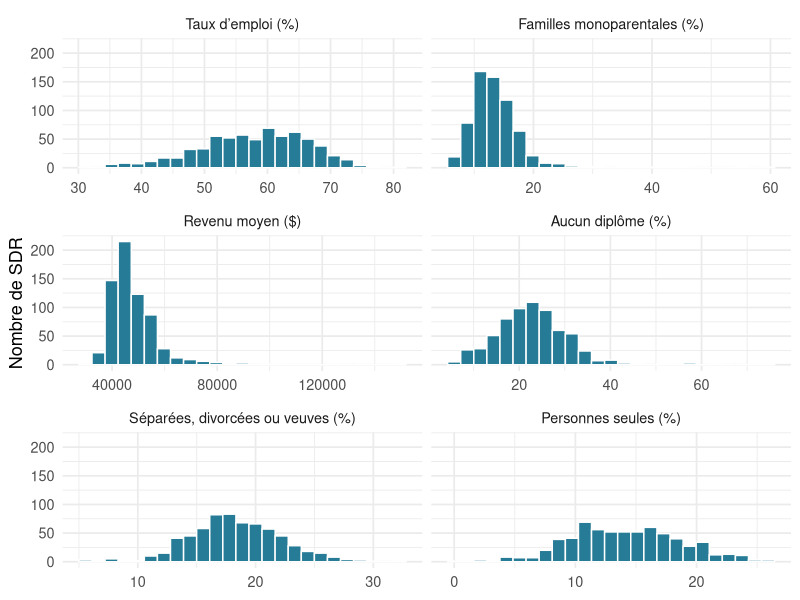
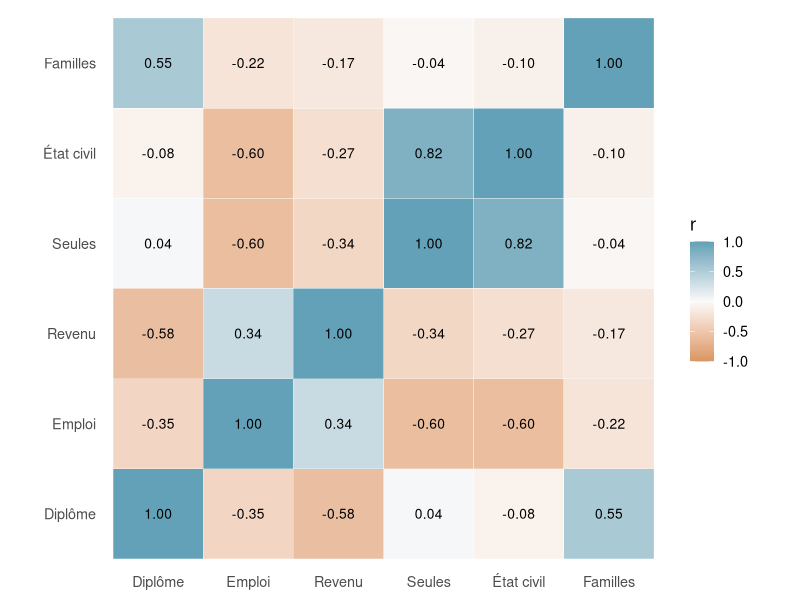
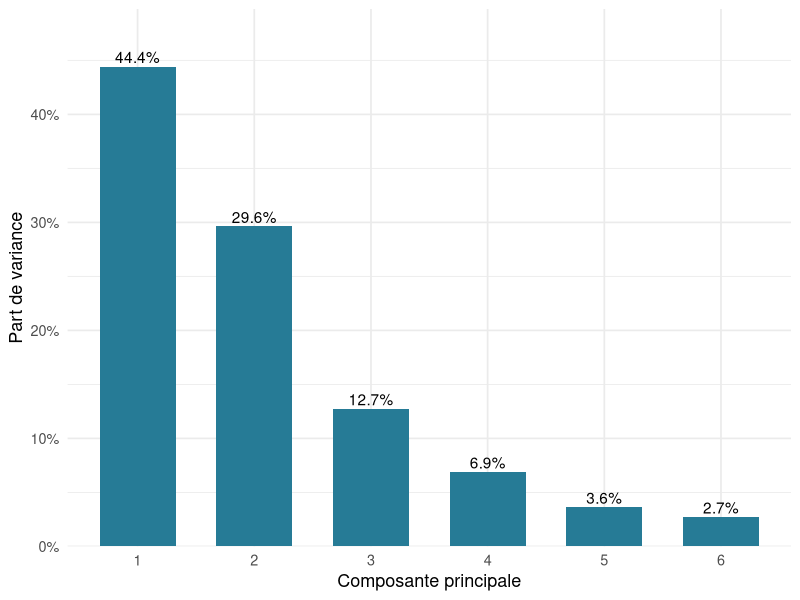
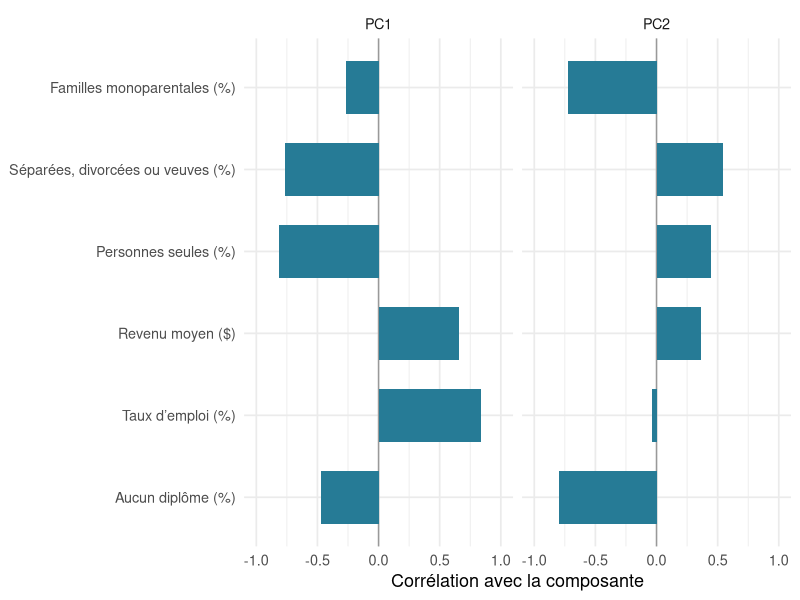
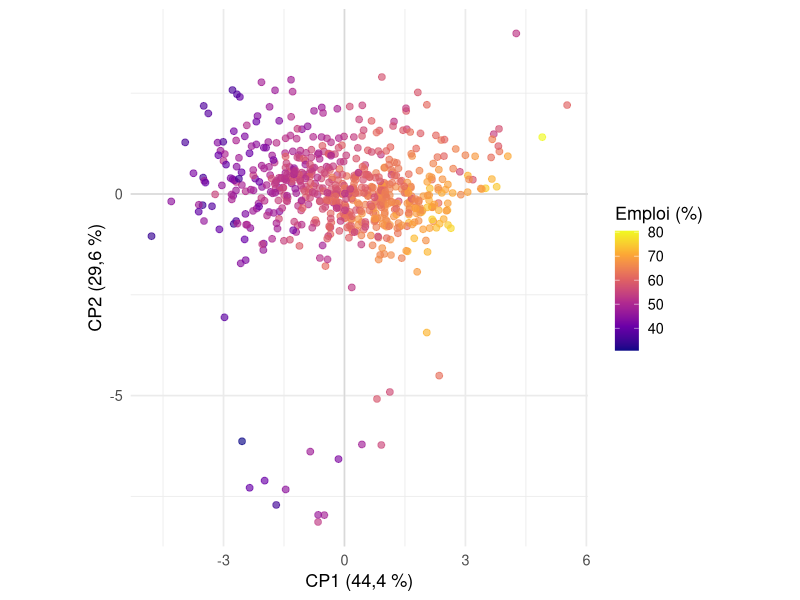

Write the R code that produced these figures, in order.
## ---- chunk 1
library(readr)
library(dplyr)
library(tidyr)
library(ggplot2)
library(knitr)
library(scales)

theme_set(theme_minimal(base_size = 13))
fmt <- function(x, digits = 1) {
  formatC(x, format = "f", digits = digits, decimal.mark = ",")
}

# Lecture initiale en texte : les codes géographiques et les symboles sont préservés.
brut <- read_csv("data/recensement-quebec-2021-indicateurs.csv",
                 col_types = cols(.default = col_character()))
stopifnot(!anyDuplicated(brut$code_sdr),
          all(substr(brut$code_sdr, 1, 2) == "24"))

# Les valeurs supprimées sont vides dans les colonnes de chiffres et deviennent NA.
# Elles ne sont jamais remplacées par zéro.
brut <- brut |>
  mutate(across(matches("^c[0-9]+$"), as.numeric))

indicateurs <- brut |>
  transmute(code_sdr, nom_sdr, population = c1,
    sans_diplome = 100 * c1999 / c1998,
    emploi = c2229,
    revenu = c128,
    seul = 100 * c97 / c89,
    separe = 100 * (c63 + c64 + c65 + c68 + c69 + c70) / c58,
    monoparental = 100 * c86 / c78)

variables <- c("sans_diplome", "emploi", "revenu", "seul", "separe", "monoparental")
libelles <- c(sans_diplome = "Aucun diplôme (%)", emploi = "Taux d’emploi (%)",
              revenu = "Revenu moyen ($)", seul = "Personnes seules (%)",
              separe = "Séparées, divorcées ou veuves (%)",
              monoparental = "Familles monoparentales (%)")

admissibles <- indicateurs |> filter(population >= 1000)
analyse <- admissibles |>
  filter(if_all(all_of(variables), ~ is.finite(.x)))

bilan <- tibble(
  Etape = c("SDR présentes dans l’extrait", "SDR d’au moins 1 000 habitants",
            "SDR avec les six indicateurs disponibles"),
  Nombre = c(nrow(brut), nrow(admissibles), nrow(analyse)))
bilan |> kable()

X <- analyse |> select(all_of(variables)) |> as.data.frame()
stopifnot(nrow(X) > ncol(X), all(vapply(X, sd, numeric(1)) > 0),
          all(X$revenu > 0),
          all(as.matrix(X[setdiff(variables, "revenu")]) >= 0),
          all(as.matrix(X[setdiff(variables, "revenu")]) <= 100))
## ---- chunk 2
#| fig-cap: "Les distributions des six indicateurs. Chaque panneau possède sa propre échelle horizontale."
#| fig-alt: "Six histogrammes montrent les distributions des indicateurs socioéconomiques dans les SDR québécoises retenues."
analyse |>
  pivot_longer(all_of(variables), names_to = "variable", values_to = "valeur") |>
  ggplot(aes(valeur)) +
  geom_histogram(bins = 25, fill = "#267b96", color = "white") +
  facet_wrap(~ variable, scales = "free_x", ncol = 2,
             labeller = as_labeller(libelles)) +
  labs(x = NULL, y = "Nombre de SDR")
## ---- chunk 3
#| fig-cap: "Corrélations de Pearson entre les six indicateurs, sur les mêmes SDR."
#| fig-alt: "Matrice colorée des corrélations de Pearson avec leurs valeurs numériques."
R <- cor(X)
corr_long <- as.data.frame(as.table(R))
names(corr_long) <- c("variable_1", "variable_2", "correlation")
ggplot(corr_long, aes(variable_1, variable_2, fill = correlation)) +
  geom_tile(color = "white") +
  geom_text(aes(label = sprintf("%.2f", correlation)), size = 3.5) +
  scale_fill_gradient2(low = "#d89764", mid = "#fafafa", high = "#62a1b7",
                       limits = c(-1, 1), name = "r") +
  scale_x_discrete(labels = c("Diplôme", "Emploi", "Revenu", "Seules", "État civil", "Familles")) +
  scale_y_discrete(labels = c("Diplôme", "Emploi", "Revenu", "Seules", "État civil", "Familles")) +
  coord_equal() + labs(x = NULL, y = NULL) + theme(panel.grid = element_blank())
## ---- chunk 4
acp <- prcomp(X, center = TRUE, scale. = TRUE)

# Le signe d’un axe est arbitraire. Nous choisissons CP1 positivement
# corrélée à l’emploi et CP2 à l’indicateur d’état matrimonial,
# uniquement pour stabiliser la présentation.
if (cor(X$emploi, acp$x[, 1]) < 0) {
  acp$x[, 1] <- -acp$x[, 1]
  acp$rotation[, 1] <- -acp$rotation[, 1]
}

if (cor(X$separe, acp$x[, 2]) < 0) {
  acp$x[, 2] <- -acp$x[, 2]
  acp$rotation[, 2] <- -acp$rotation[, 2]
}

variance <- tibble(
  composante = seq_along(acp$sdev),
  valeur_propre = acp$sdev^2,
  proportion = valeur_propre / sum(valeur_propre),
  cumul = cumsum(proportion))
variance |> kable(digits = 3)

# Contrôles mathématiques de l’ACP standardisée.
stopifnot(abs(sum(acp$sdev^2) - ncol(X)) < 1e-8,
          max(abs(crossprod(acp$rotation) - diag(ncol(X)))) < 1e-8,
          abs(cor(acp$x[, 1], acp$x[, 2])) < 1e-8)
## ---- chunk 5
#| fig-cap: "Part de variance résumée par chacune des six composantes."
#| fig-alt: "Diagramme en barres des proportions de variance expliquée par les six composantes principales."
ggplot(variance, aes(factor(composante), proportion)) +
  geom_col(fill = "#267b96", width = .65) +
  geom_text(aes(label = percent(proportion, accuracy = .1)), vjust = -.3) +
  scale_y_continuous(labels = label_percent(), expand = expansion(mult = c(0, .12))) +
  labs(x = "Composante principale", y = "Part de variance")
## ---- chunk 6
#| fig-cap: "Corrélations des indicateurs avec les deux premières composantes."
#| fig-alt: "Six barres de corrélation pour chaque axe principal permettent d’interpréter les composantes."
liens <- cor(X, acp$x[, 1:2])
liens_long <- as.data.frame(as.table(liens))
names(liens_long) <- c("variable", "axe", "correlation")
ggplot(liens_long, aes(correlation, variable)) +
  geom_vline(xintercept = 0, color = "grey60") +
  geom_col(fill = "#267b96", width = .65) +
  facet_wrap(~ axe) +
  scale_y_discrete(labels = libelles) +
  scale_x_continuous(limits = c(-1, 1)) +
  labs(x = "Corrélation avec la composante", y = NULL)
## ---- chunk 7
#| fig-cap: "Projection des SDR sur les deux premiers axes. La couleur représente le taux d’emploi d’origine ; chaque point a le même poids dans l’ACP."
#| fig-alt: "Nuage des SDR québécoises projetées sur CP1 et CP2, coloré selon le taux d’emploi."
scores <- analyse |>
  mutate(CP1 = acp$x[, 1], CP2 = acp$x[, 2])
ggplot(scores, aes(CP1, CP2, color = emploi)) +
  geom_hline(yintercept = 0, color = "grey85") +
  geom_vline(xintercept = 0, color = "grey85") +
  geom_point(alpha = .65, size = 2) +
  scale_color_viridis_c(option = "C", name = "Emploi (%)") +
  coord_equal() +
  labs(x = paste0("CP1 (", fmt(100 * variance$proportion[1]), " %)"),
       y = paste0("CP2 (", fmt(100 * variance$proportion[2]), " %)"))
## ---- chunk 8
acp_brute <- prcomp(X, center = TRUE, scale. = FALSE)
tibble(
  Methode = c("ACP standardisée", "ACP non standardisée"),
  variance_CP1_pct = 100 * c(
    acp$sdev[1]^2 / sum(acp$sdev^2),
    acp_brute$sdev[1]^2 / sum(acp_brute$sdev^2)),
  correlation_absolue_CP1_revenu = c(
    abs(cor(acp$x[, 1], X$revenu)),
    abs(cor(acp_brute$x[, 1], X$revenu)))
) |> kable(digits = 3)
## ---- chunk 9
grands <- analyse |> filter(population >= 5000)
X_grands <- grands |> select(all_of(variables)) |> as.data.frame()
acp_grands <- prcomp(X_grands, center = TRUE, scale. = TRUE)

# Projection avec la moyenne et les écarts-types de l’ACP initiale.
scores_reference <- predict(acp, newdata = X_grands)
comparaison_axes <- abs(cor(scores_reference[, 1:2], acp_grands$x[, 1:2]))
kable(comparaison_axes, digits = 3,
      caption = paste("Corrélations absolues entre axes sur", nrow(grands), "SDR communes."))
## ---- chunk 10
X_milliers <- X |> mutate(revenu = revenu / 1000)
acp_milliers <- prcomp(X_milliers, scale. = TRUE)
stopifnot(max(abs(acp$sdev - acp_milliers$sdev)) < 1e-8)
## ---- chunk 11
sessionInfo()
